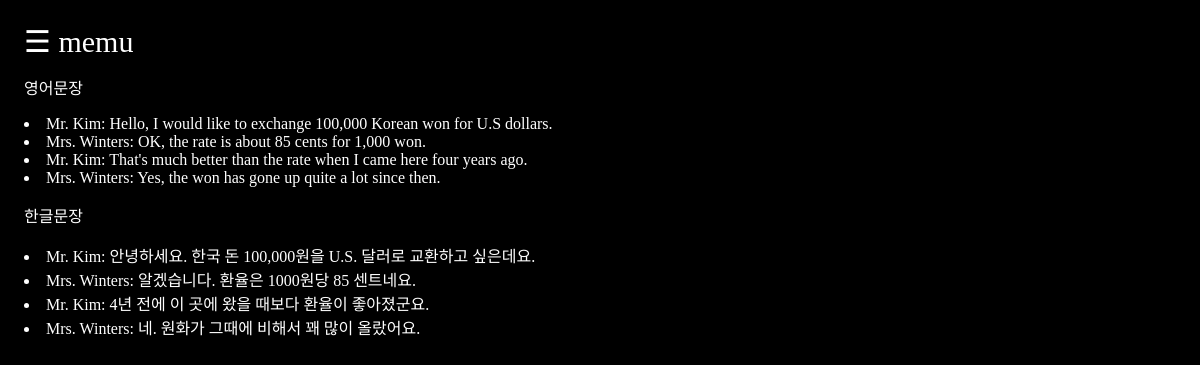
/home/, run on the app's committed database.
### blog_app/models.py (models this page shows)
class EngTexts(models.Model):
    en_text = models.CharField(max_length=200)

class KorTexts(models.Model):
    ko_text = models.CharField(max_length=200)

### blog_app/views.py (the view)
# urls.py: path('home/', views.home, name='home'),
def home(req):
    kor_scrapelist = KorTexts.objects.all()
    eng_scrapelist = EngTexts.objects.all()
    return render(req, 'blog_app/home.html', {'kor_scrapelist':kor_scrapelist, 'eng_scrapelist':eng_scrapelist})

### blog_app/templates/blog_app/home.html (shortened to what this page needs)
{% extends 'blog_app/base.html' %}
{% block content %}
    <p>영어문장</p>
    {% for list in eng_scrapelist %}
        <li>{{ list.en_text }}</li>
    {% endfor %}
    <p>한글문장</p>
    {% for list in kor_scrapelist %}
        <li>{{ list.ko_text }}</li>
    {% endfor %}
{% endblock %}

### blog_project/templates/blog_app/base.html (shortened to what this page needs)
{% load static %}
<!DOCTYPE html>
<html lang="ko">
<head>
    <link rel="stylesheet" href="{% static 'css/index.css' %}">
</head>
<body>
    <div id="main">
        <span style="font-size:30px;cursor:pointer" onclick="openNav()">&#9776; memu</span>
        {% block content %}
        {% endblock %}
    </div>
</body>
</html>

### blog_app/static/css/index.css (style rules this page uses)
body { background-color:black; color:white; }
#main { transition: margin-left .5s; padding: 16px; }

### data on the page
EngTexts: en_text "Mr. Kim: Hello, I would like to exchange 100,000 Korean won for U.S dollars."
EngTexts: en_text "Mrs. Winters: OK, the rate is about 85 cents for 1,000 won."
EngTexts: en_text "Mr. Kim: That's much better than the rate when I came here four years ago."
EngTexts: en_text "Mrs. Winters: Yes, the won has gone up quite a lot since then."
KorTexts: ko_text "Mr. Kim: 안녕하세요. 한국 돈 100,000원을 U.S. 달러로 교환하고 싶은데요."
KorTexts: ko_text "Mrs. Winters: 알겠습니다. 환율은 1000원당 85 센트네요."
KorTexts: ko_text "Mr. Kim: 4년 전에 이 곳에 왔을 때보다 환율이 좋아졌군요."
KorTexts: ko_text "Mrs. Winters: 네. 원화가 그때에 비해서 꽤 많이 올랐어요."
